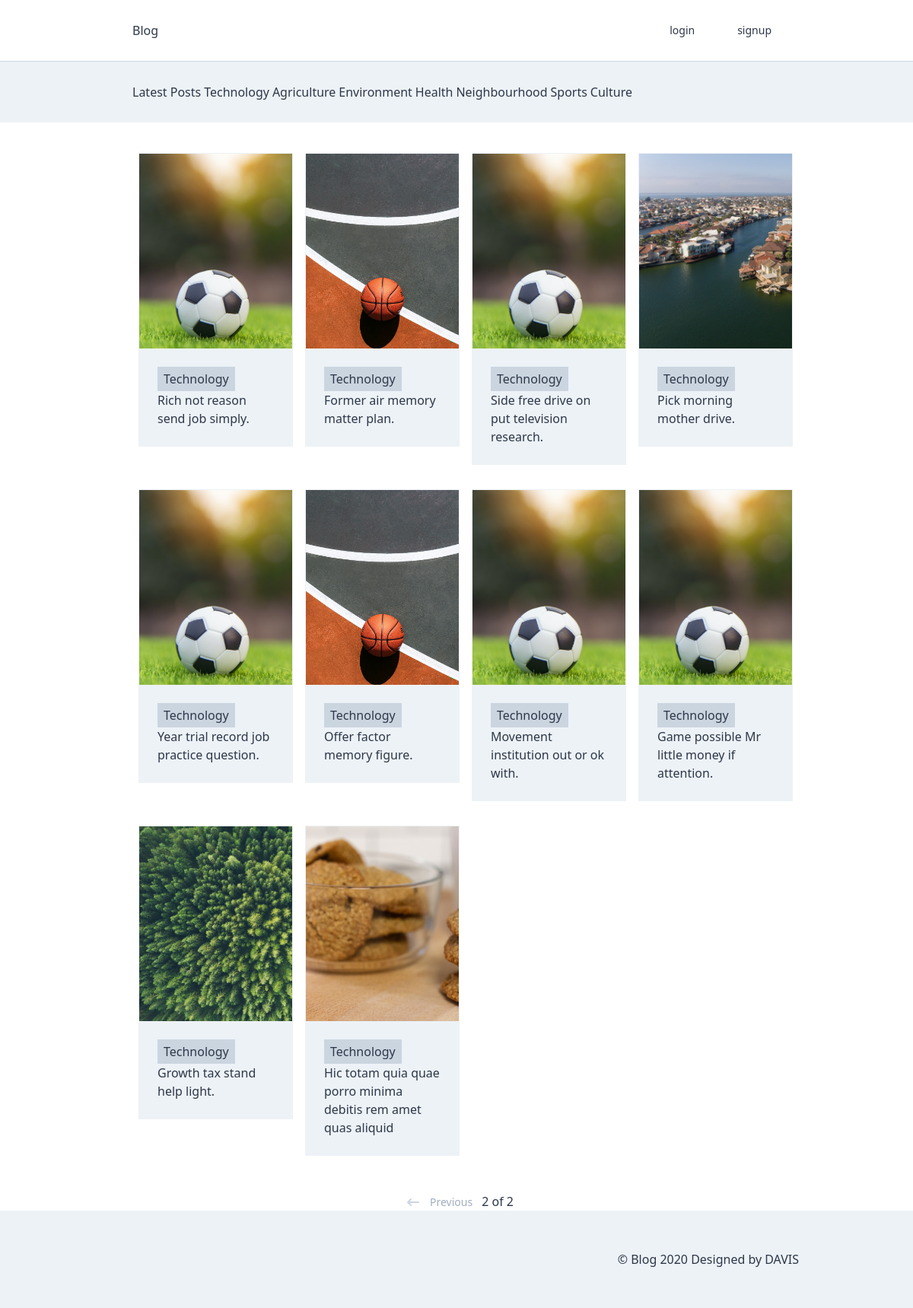
The page /Technology/?page=2 on the database as committed earlier.
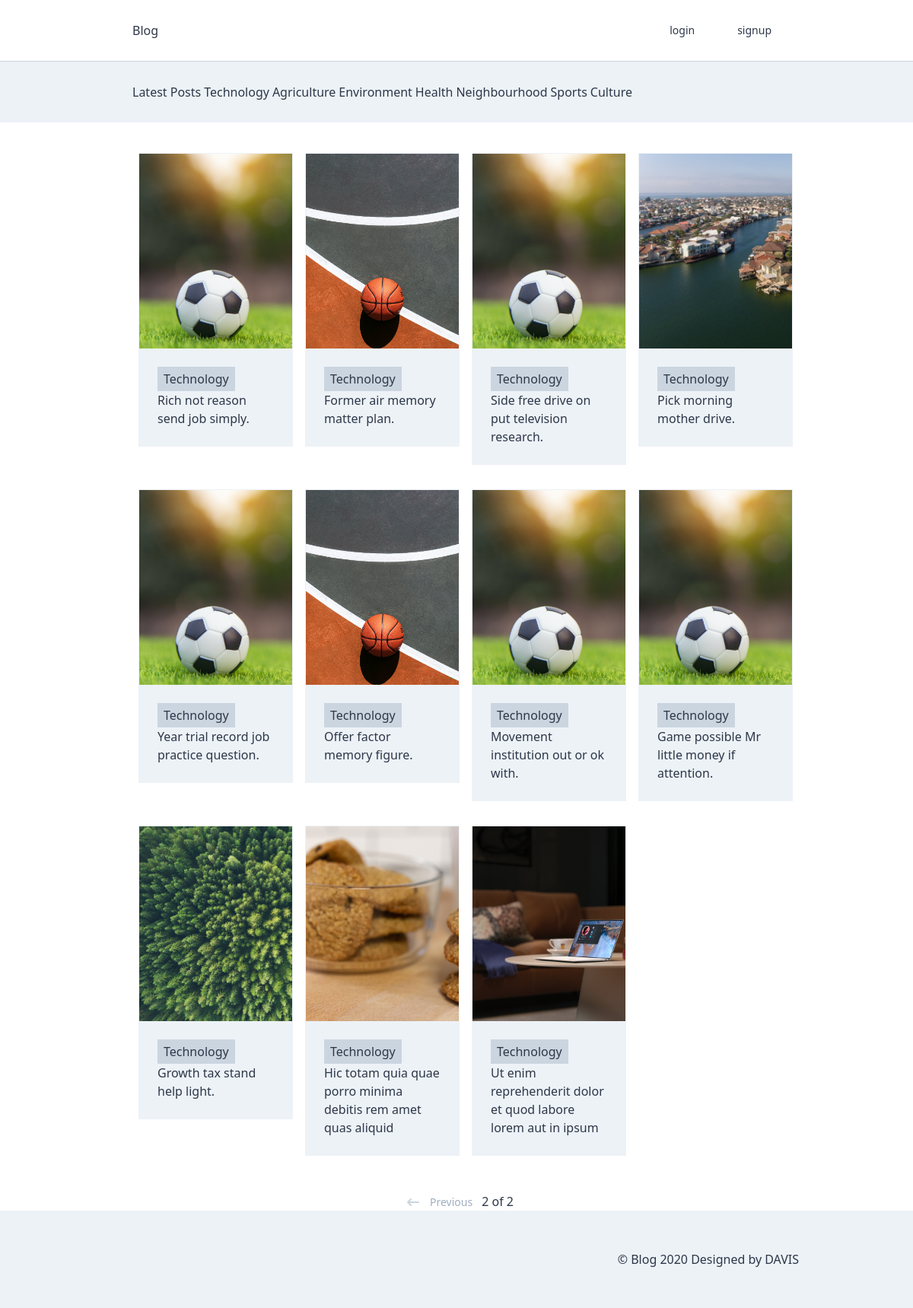
The same page on the database as committed later.
### posts/models.py (models this page shows, shortened)
class Category(core_models.TimeStampedModel):
    name = models.CharField(max_length=140)
    class Meta:
        verbose_name_plural = "Categories"

class Post(core_models.TimeStampedModel):
    title = models.CharField(max_length=140)
    description = models.TextField()
    photo = models.ImageField(blank=True, upload_to='post_photos/')
    author = models.ForeignKey(
        "users.User", related_name="author", on_delete=models.CASCADE)
    is_published = models.BooleanField(default=False)
    authorized_by = models.ForeignKey(
        "users.User", on_delete=models.SET_NULL, null=True, blank=True, default=None)
    category = models.ForeignKey(
        "Category", on_delete=models.CASCADE)

### posts/views.py (the view)
# urls.py: path("<slug:category>/", post_views.HomeView.as_view(), name="home"),
class HomeView(mixins.MustAddProfilePictureAfterSignUp, mixins.LoggedOutOnlyView, ListView):
    model = models.Post
    def get(self, request, *args, **kwargs):
        self.paginate_by = 10
        self.ordering = "-created_at"
        self.paginate_orphans = 5
        self.object_list = self.get_queryset()
        context = super().get_context_data(*args, **kwargs)
        context['categories'] = models.Category.objects.all()
        context["now"] = timezone.now()
        return render(request, "posts/post_list.html", context)
    def get_queryset(self):
        passed_category = self.kwargs.get('category')
        if passed_category is not None:
            category = models.Category.objects.get(name=passed_category)
            return models.Post.objects.filter(category=category.id)
        return models.Post.objects.all()

### users/mixins.py (called while the page is built)
    def test_func(self):
        if self.request.user.is_authenticated is False:
            return True
        return bool(self.request.user.avatar) is True

### templates/posts/post_list.html (shortened to what this page needs)
{% extends 'base.html' %}
{% block content %}
{% if object_list.count > 0 %}
<div class="w-3/4 pl-6 mx-auto mt-10 flex">
    <div class="w-full flex flex-wrap">
        {% for post in object_list %}
        <div class="w-1/4 mb-8 px-2">
            <a href="{% url 'posts:detail' post.pk %}">
                <div class="bg-gray-200 border border-gray-200">
                    <div style="background-image: url({{post.photo.url}});" class="h-64 w-full bg-cover"></div>
                    <div class="p-6">
                        <div class="w-full">
                            <div class="w-2/4 flex self-center">
                                <h4 class="h4 bg-gray-400 px-2 py-1">{{post.category.name}}</h4>
                            </div>
                            <p>
                                {{post.title}}
                            </p>
                        </div>
                    </div>
                </div>
            </a>
        </div>
        {% endfor %}
    </div>
</div>
{% else %}
<h1>
    No Posts
</h1>
{% endif %}
<div class="w-3/4 mx-auto flex justify-center items-center">
    {% if page_obj.has_previous %}
    <div class="flex self-center ml-2">
        <a href="?page={{page_obj.previous_page_number}}"
            class="-mt-px border-t-2 border-transparent pt-4 pr-1 inline-flex items-center text-sm leading-5 font-medium text-gray-500 hover:text-gray-700  focus:outline-none focus:text-gray-700  transition ease-in-out duration-150">
            <svg class="mr-3 h-5 w-5 text-gray-400" fill="currentColor" viewBox="0 0 20 20">
                <path fill-rule="evenodd"
                    d="M7.707 14.707a1 1 0 01-1.414 0l-4-4a1 1 0 010-1.414l4-4a1 1 0 011.414 1.414L5.414 9H17a1 1 0 110 2H5.414l2.293 2.293a1 1 0 010 1.414z"
                    clip-rule="evenodd" />
            </svg>
            Previous
        </a>
    </div>
    {% endif %}
    <div class="self-center pt-4 ml-2">{{page_obj.number}} of {{page_obj.paginator.num_pages}}</div>
</div>
{% endblock content %}

### templates/base.html (shortened to what this page needs)
{% load static %}
<!DOCTYPE html>
<html lang="en">
<head>
    <link rel="stylesheet" href="{% static 'css/styles.css' %}">
</head>
<body class="text-gray-800 ">
    <div style="min-height: 90vh;">
        {% include "partials/header.html" %}
        {% block content%}{% endblock %}
    </div>
    {% include "partials/footer.html" %}
</body>
</html>

### templates/partials/header.html (shortened to what this page needs)
{% load static %}
<header class="container max-w-full  border-b border-gray-400">
    <div class="w-3/4 mx-auto flex items-center justify-between h-20 inset-0 px-6 ">
        <h2>
            <a href="{% url "core:home" %}">Blog</a>
        </h2>
        <ul class="flex items-center text-sm font-medium h-full">
            {% if user.is_authenticated %}
            <li class="nav_link">
                <a href="{{user.get_absolute_url}}">Profile</a>
            </li>
            <li class="nav_link">
                <a href="{% url "users:logout" %}">logout</a>
            </li>
            {% else %}
            <li class="nav_link">
                <a href="{% url "users:login" %}">login</a>
            </li>
            <li class="nav_link">
                <a href="{% url "users:signup" %}">signup</a>
            </li>
            {% endif %}
        </ul>
    </div>
</header>
<div class="bg-gray-200">
    <div class="w-3/4 pl-6 mx-auto h-20 flex">
        <div class="w-full flex items-center">
            <ul class="w-3/4 flex justify-between items-center">
                <li class="hover:text-gray-600">
                    <a href="{% url 'core:home' %}">Latest Posts</a>
                </li>
                {% for category in categories %}
                <li>
                    <a class="hover:text-gray-600" href="{% url 'core:home' category.name %}">{{category.name}}</a>
                </li>
                {% endfor %}
            </ul>
        </div>
    </div>
</div>

### templates/partials/footer.html
<footer class="bg-gray-200">
    <div class="w-3/4 pl-6 mx-auto h-32 flex">
        <span class="w-full flex justify-end items-center">&copy; Blog 2020 Designed by DAVIS</span>
    </div>
</footer>

Rows that differ between the two databases and show on the page:
added Post: photo (picture), category.name "Technology", title "Ut enim reprehenderit dolor et quod labore lorem aut in ipsum"
